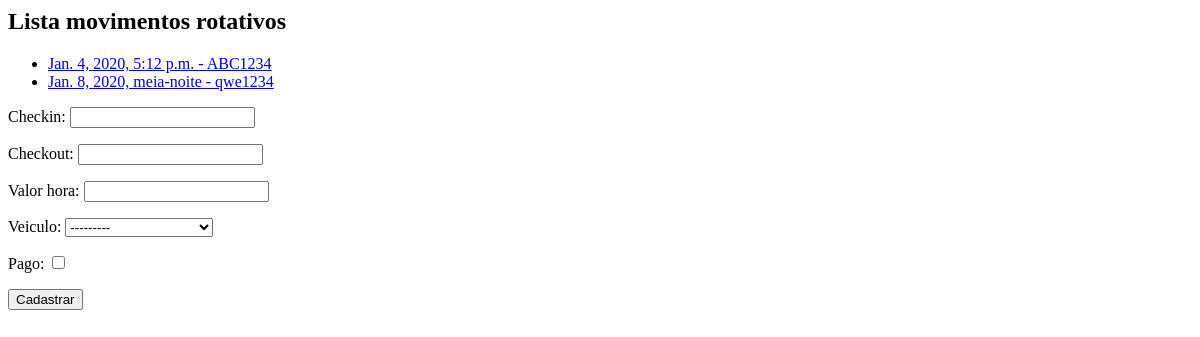
The app's page /core/mov-rot/, older data.
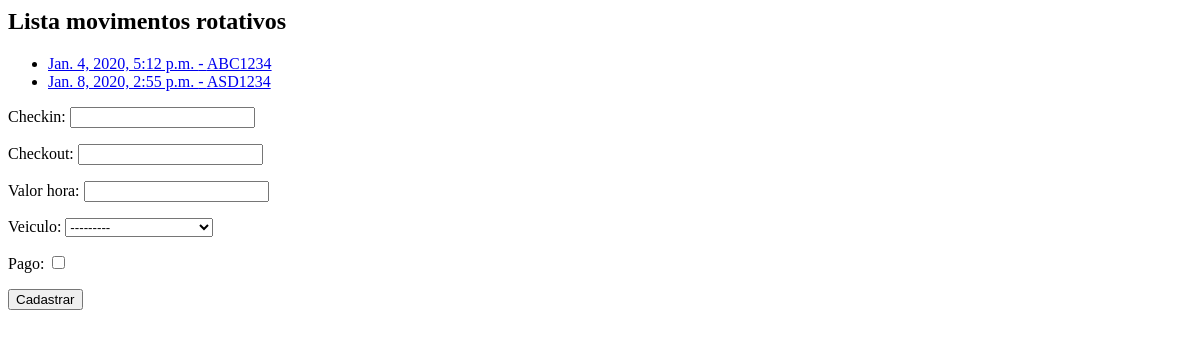
The same page, newer data.
### core/models.py (models this page shows, shortened)
class MovRotativo(models.Model):
    checkin         = models.DateTimeField(auto_now=False)
    checkout        = models.DateTimeField(auto_now=False, null=True, blank=True)
    valor_hora      = models.DecimalField(max_digits=5, decimal_places=2)
    veiculo         = models.ForeignKey(Veiculo, on_delete=models.PROTECT)
    pago            = models.BooleanField(default=False)

class Veiculo(models.Model):
    marca           = models.ForeignKey(Marca, on_delete=models.PROTECT)
    placa           = models.CharField(max_length=7)
    proprietario    = models.ForeignKey(Pessoa, on_delete=models.PROTECT, blank=True, null=True) #Apenas para não precisar preencher na hora, mas depois verificar qual a necessidade disto >> blank=True,null=True,
    cor             = models.CharField(max_length=15)
    observacoes     = models.TextField()
    def __str__(self):
        return self.marca.nome + ' - ' + self.placa

### core/views.py (the view)
# urls.py: path('mov-rot/', lista_movrotativos, name='core_lista_movrotativos'),
def lista_movrotativos(request):
    mov_rot = MovRotativo.objects.all()
    form = MovRotativoForm()
    data = {'form': form, 'mov_rot': mov_rot}
    return render(
        request, 'core/lista_movrotativos.html', data)

### core/forms.py
class MovRotativoForm(ModelForm):
    class Meta:
        model = MovRotativo
        fields = '__all__'

### core/templates/core/lista_movrotativos.html (shortened to what this page needs)
<h2>Lista movimentos rotativos</h2>
<ul>
    {% for mov in mov_rot %}
    <li>
        <a href="{% url 'core_movrotativos_update' mov.id %}">
            {{ mov.checkin }} - {{ mov.veiculo.placa }}
        </a>
    </li>
    {% endfor %}
</ul>
<form action="{% url 'core_movrotativos_novo' %}" method="POST">
    {{ form.as_p }}
    <button type="submit">Cadastrar</button>
</form>

Row changes from the older to the newer data that the page shows:
removed MovRotativo: checkin "Jan. 8, 2020, meia-noite", veiculo.placa "qwe1234"
added MovRotativo: checkin "Jan. 8, 2020, 2:55 p.m.", veiculo.placa "ASD1234"
